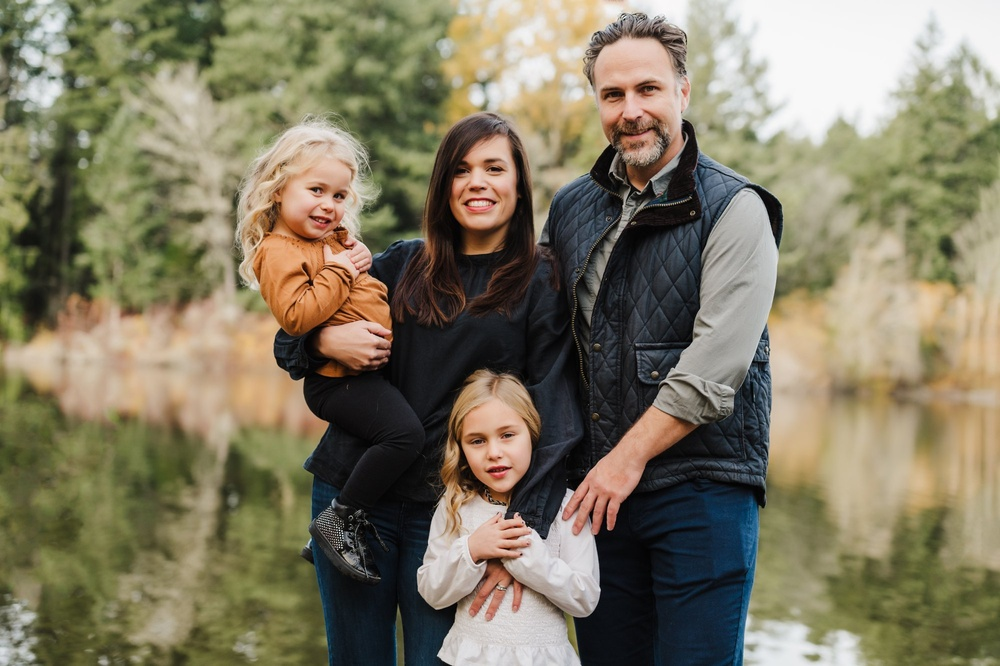
#> input picture LABs/faceIMG/1.jpg, 1000 x 666 px, shrunk from 2000 x 1331 before the run, found by its file name; its folder holds only this picture in this run
$ python faceRecognize.py
#> lines starting #> are read from the running program, lines starting #| are printed output that depends on the picture; after the words box and inside, x2 and y2 are one past the last pixel; in counts of white or black regions, pixels touching at a corner belong together
import cv2
import os

folder_path = 'C:\\Users\\Administrator\\Documents\\GitHub\\assignment-cpv301-group7\\LABs\\faceIMG'

face_cascade = cv2.CascadeClassifier(cv2.data.haarcascades + 'haarcascade_frontalface_default.xml')

for filename in os.listdir(folder_path):
    if filename.endswith('.jpg') or filename.endswith('.png'):
        image_path = os.path.join(folder_path, filename)
        image = cv2.imread(image_path)
#> image is the input picture: shape (666, 1000, 3); mean B, G, R 98.5, 121.6, 128.5

        gray = cv2.cvtColor(image, cv2.COLOR_BGR2GRAY)
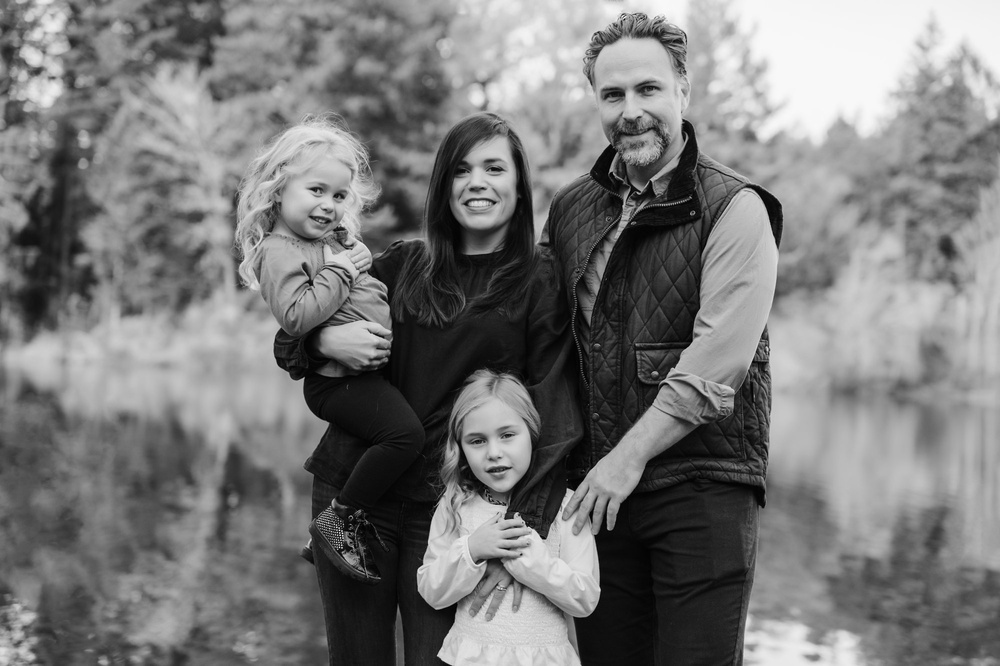
#> gray: shape (666, 1000); min 0, max 251, mean 121.1

        faces = face_cascade.detectMultiScale(gray, scaleFactor=1.1, minNeighbors=5, minSize=(30, 30))
#> faces = [[290, 165, 72, 72], [447, 401, 92, 92], [438, 134, 87, 87], [578, 50, 109, 109], [197, 417, 191, 191]]

        for (x, y, w, h) in faces:
            cv2.rectangle(image, (x, y), (x+w, y+h), (0, 255, 0), 2)
#> this loop made 5 passes
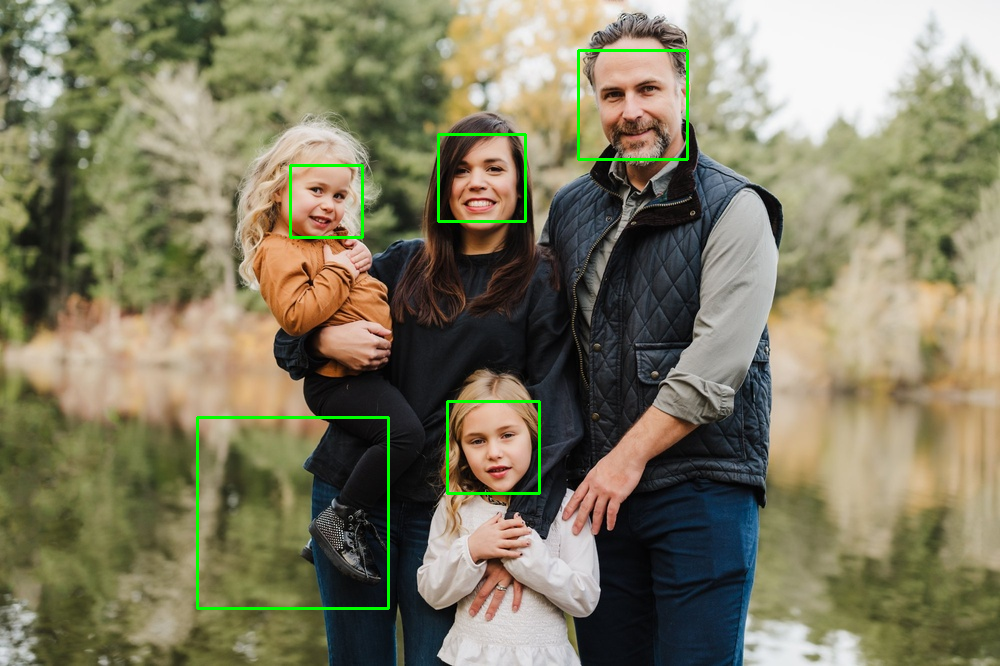
#> image: shape (666, 1000, 3); 0.99% of pixels changed, all inside (x1, y1, x2, y2) = (196, 49, 689, 610)

        cv2.imshow('Face Detection', image)
        cv2.waitKey(0)

cv2.destroyAllWindows()

$ run again, on LABs/faceIMG/2.jpg
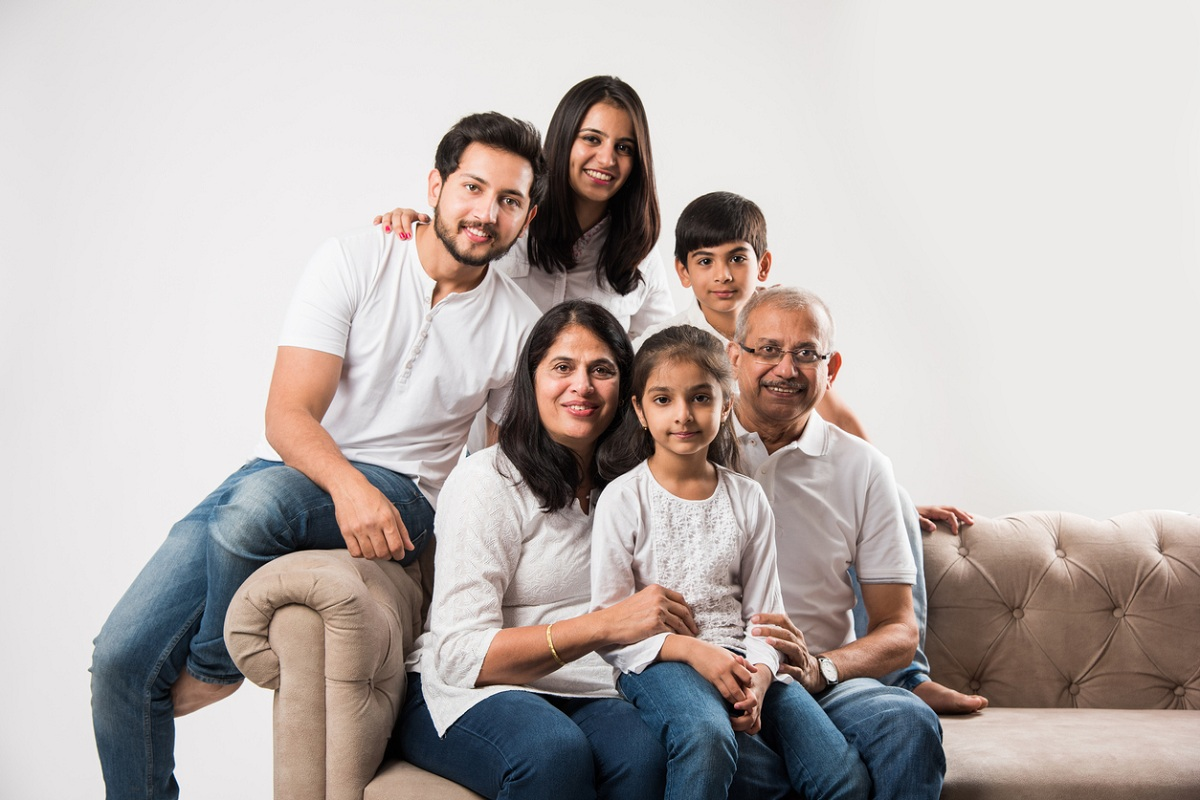
#> input picture LABs/faceIMG/2.jpg, 1200 x 800 px, found by its file name
#> image is the input picture: shape (800, 1200, 3); mean B, G, R 175.9, 178.7, 187
#> `gray = cv2.cvtColor(image, cv2.COLOR_BGR2GRAY)`:
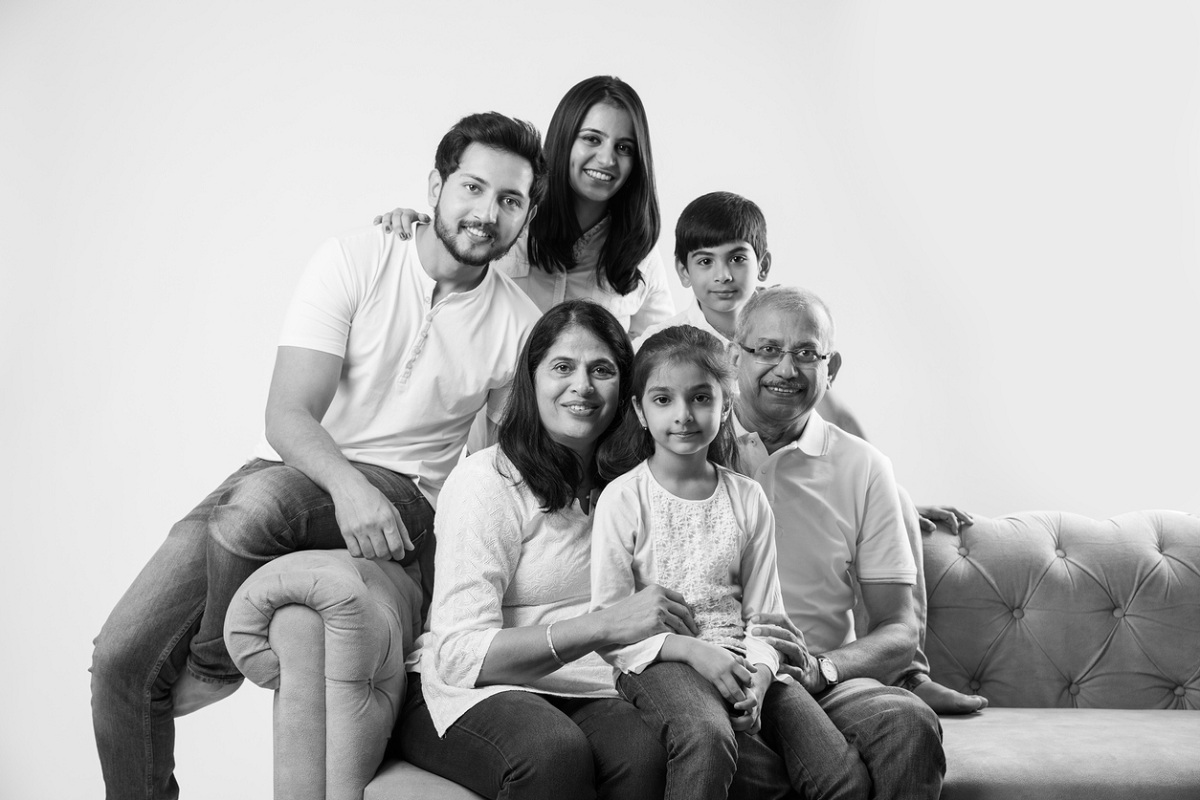
#> gray: shape (800, 1200); min 0, max 255, mean 180.9
#> faces = [[216, 610, 61, 61], [677, 227, 88, 88], [556, 106, 90, 90], [529, 330, 99, 99], [632, 360, 99, 99], [434, 149, 112, 112], [733, 312, 106, 106]]
#> the loop `for (x, y, w, h) in faces:` made 7 passes
#> after the loop `for (x, y, w, h) in faces:`:
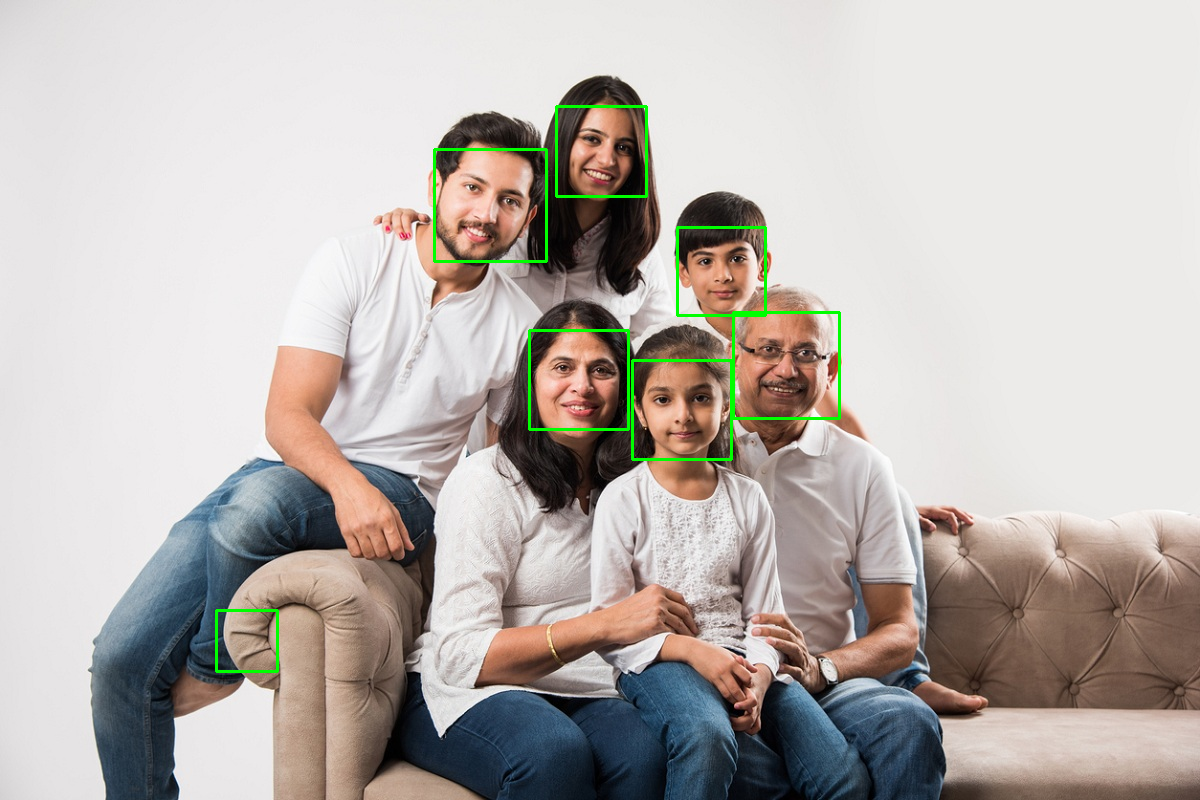
#> image: shape (800, 1200, 3); 0.81% of pixels changed, all inside (x1, y1, x2, y2) = (215, 105, 841, 673)
